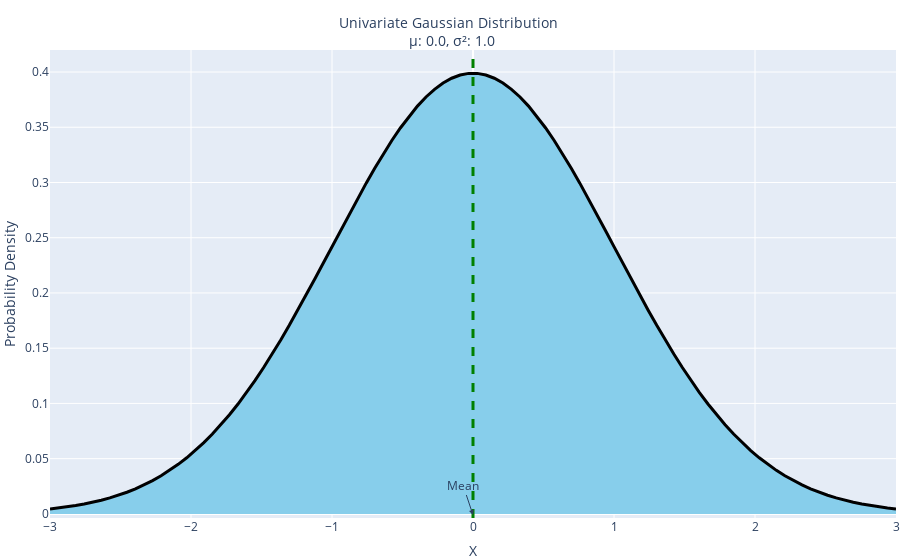

Notebook code for this chart:
### Markdown cell above
## Univariate Normal Distribution

### Code cell
def get_univariate_normal(x, mu, sigma):
    """Generates a PDF for a Univariate Normal Distribution.

    Args:
        x: Vector of values sorted in ascending order
        mu: Mean of the Gaussian
        sigma: Standard Deviation of the Gaussian
    Returns:
        A PDF
    """
    return (
        1 / (sigma * np.sqrt(2 * np.pi)) * (np.exp(-((x - mu) ** 2) / (2 * sigma**2)))
    )


# Mean of the distribution
mu = 0.0

# Standard deviation(SD for short)
sigma = 1.0

# Generate a linspace for a random variable x
num_samples = 100
x = np.linspace(-3 * sigma + mu, 3 * sigma + mu, num=num_samples)

# Plot the value against the PDF
fig = go.Figure(
    data=go.Scatter(
        x=x,
        y=get_univariate_normal(x, mu=mu, sigma=sigma),
        line=dict(width=3, color="black"),
        fill="tonexty",
        fillcolor="skyblue",
    )
)

fig.add_annotation(x=mu, y=-0.001, text="Mean", showarrow=True, arrowhead=2)
fig.add_vline(x=mu, line_width=3, line_dash="dash", line_color="green")
fig.update_layout(
    {
        "title": {
            "text": f"Univariate Gaussian Distribution <br> μ: {mu}, σ\u00b2: {sigma**2}",
            "y": 0.95,
            "x": 0.5,
            "xanchor": "center",
            "yanchor": "top",
            "font": dict(size=14),
        },
        "xaxis": {"title": "X"},
        "yaxis": {"title": "Probability Density"},
        "margin": dict(l=0, r=0, b=0, t=50),
    }
)

fig.write_html(os.path.join(SAVE_PLOT_DIR, "univariate_normal_example.html"))
fig.write_image(os.path.join(SAVE_PLOT_DIR, "univariate_normal_example.png"))
fig.show()

### Figure 1 — Plotly figure (JSON) as saved in the notebook; plotly's stock layout.template omitted (floating-point values rounded to 4 significant figures)
{"data": [{"fill": "tonexty", "fillcolor": "skyblue", "line": {"color": "black", "width": 3}, "type": "scatter", "x": [-3, -2.939, -2.879, -2.818, -2.758, -2.697, -2.636, -2.576, -2.515, -2.455, -2.394, -2.333, -2.273, -2.212, -2.152, -2.091, -2.03, -1.97, -1.909, -1.848, -1.788, -1.727, -1.667, -1.606, -1.545, -1.485, -1.424, -1.364, -1.303, -1.242, -1.182, -1.121, -1.061, -1, -0.9394, -0.8788, -0.8182, -0.7576, -0.697, -0.6364, -0.5758, -0.5152, -0.4545, -0.3939, -0.3333, -0.2727, -0.2121, -0.1515, -0.09091, -0.0303, 0.0303, 0.09091, 0.1515, 0.2121, 0.2727, 0.3333, 0.3939, 0.4545, 0.5152, 0.5758, 0.6364, 0.697, 0.7576, 0.8182, 0.8788, 0.9394, 1, 1.061, 1.121, 1.182, 1.242, 1.303, 1.364, 1.424, 1.485, 1.545, 1.606, 1.667, 1.727, 1.788, 1.848, 1.909, 1.97, 2.03, 2.091, 2.152, 2.212, 2.273, 2.333, 2.394, 2.455, 2.515, 2.576, 2.636, 2.697, 2.758, 2.818, 2.879, 2.939, 3], "y": [0.004432, 0.005306, 0.006329, 0.007521, 0.008906, 0.01051, 0.01235, 0.01446, 0.01687, 0.01962, 0.02272, 0.02622, 0.03015, 0.03454, 0.03942, 0.04483, 0.05079, 0.05734, 0.06449, 0.07227, 0.08069, 0.08975, 0.09948, 0.1098, 0.1209, 0.1325, 0.1447, 0.1574, 0.1707, 0.1844, 0.1984, 0.2128, 0.2273, 0.242, 0.2566, 0.2712, 0.2855, 0.2994, 0.3129, 0.3258, 0.338, 0.3494, 0.3598, 0.3692, 0.3774, 0.3844, 0.3901, 0.3944, 0.3973, 0.3988, 0.3988, 0.3973, 0.3944, 0.3901, 0.3844, 0.3774, 0.3692, 0.3598, 0.3494, 0.338, 0.3258, 0.3129, 0.2994, 0.2855, 0.2712, 0.2566, 0.242, 0.2273, 0.2128, 0.1984, 0.1844, 0.1707, 0.1574, 0.1447, 0.1325, 0.1209, 0.1098, 0.09948, 0.08975, 0.08069, 0.07227, 0.06449, 0.05734, 0.05079, 0.04483, 0.03942, 0.03454, 0.03015, 0.02622, 0.02272, 0.01962, 0.01687, 0.01446, 0.01235, 0.01051, 0.008906, 0.007521, 0.006329, 0.005306, 0.004432]}], "layout": {"annotations": [{"arrowhead": 2, "showarrow": true, "text": "Mean", "x": 0, "y": -0.001}], "margin": {"b": 0, "l": 0, "r": 0, "t": 50}, "shapes": [{"line": {"color": "green", "dash": "dash", "width": 3}, "type": "line", "x0": 0, "x1": 0, "xref": "x", "y0": 0, "y1": 1, "yref": "y domain"}], "title": {"font": {"size": 14}, "text": "Univariate Gaussian Distribution <br> μ: 0.0, σ²: 1.0", "x": 0.5, "xanchor": "center", "y": 0.95, "yanchor": "top"}, "xaxis": {"title": {"text": "X"}}, "yaxis": {"title": {"text": "Probability Density"}}}}
